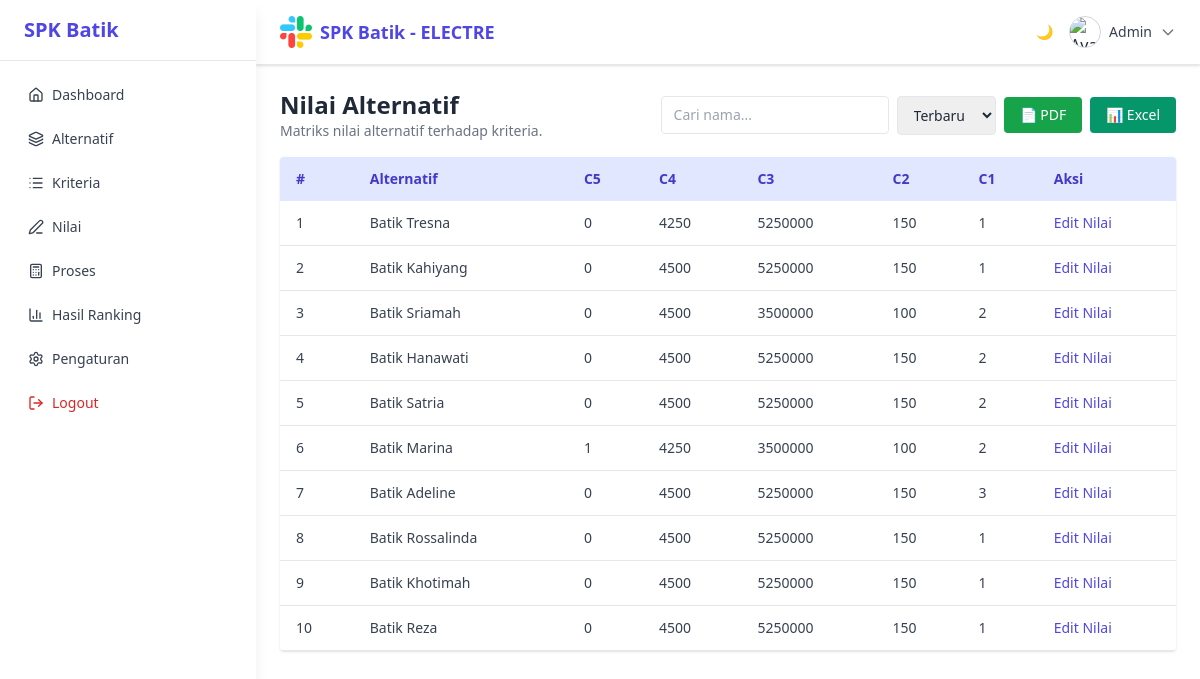
Screenshot of /app/views/nilai/index.php (signed in) with the database file from the repository.
### tables this page shows
CREATE TABLE `kriteria` (
  `id` int NOT NULL,
  `kode` varchar(10) NOT NULL,
  `nama` varchar(100) NOT NULL,
  `bobot` float NOT NULL,
  `tipe` enum('benefit','cost') NOT NULL,
  `created_at` timestamp NULL DEFAULT CURRENT_TIMESTAMP
);

CREATE TABLE `alternatif` (
  `id` int NOT NULL,
  `nama` varchar(100) NOT NULL,
  `kategori` varchar(100) DEFAULT NULL,
  `asal_daerah` varchar(100) DEFAULT NULL,
  `deskripsi` text,
  `created_at` timestamp NULL DEFAULT CURRENT_TIMESTAMP
);

### app/views/nilai/index.php (the view, shortened to what this page needs)
<?php
require_once '../../../config/db.php';
$pageTitle = "Nilai Alternatif";
$search = $_GET['search'] ?? '';
$sort = $_GET['sort'] ?? 'baru';
$order = $sort === 'lama' ? 'id ASC' : 'id DESC';
$page = isset($_GET['page']) ? max(1, intval($_GET['page'])) : 1;
$limit = 10;
$offset = ($page - 1) * $limit;
$where = "WHERE 1=1";
$altStmt = $conn->prepare("SELECT id, nama FROM alternatif $where ORDER BY $order LIMIT :limit OFFSET :offset");
$altStmt->bindValue(':limit', $limit, PDO::PARAM_INT);
$altStmt->bindValue(':offset', $offset, PDO::PARAM_INT);
$altStmt->execute();
$alternatifs = $altStmt->fetchAll(PDO::FETCH_ASSOC);
$kriteria = $conn->query("SELECT id, kode, nama FROM kriteria ORDER BY id ASC")->fetchAll(PDO::FETCH_ASSOC);
$nilaiQuery = $conn->query("SELECT id_alternatif, id_kriteria, nilai FROM nilai");
$nilaiData = [];
while ($row = $nilaiQuery->fetch(PDO::FETCH_ASSOC)) {
  $nilaiData[$row['id_alternatif']][$row['id_kriteria']] = $row['nilai'];
}
?>
<!DOCTYPE html>
<html lang="id">
<head>
  <script src="https://cdn.tailwindcss.com"></script>
</head>
<body class="bg-white dark:bg-gray-900 text-gray-800 dark:text-white min-h-screen flex">
<?php include '../layouts/sidebar.php'; ?>
<div class="ml-64 flex-1 flex flex-col">
  <?php include '../layouts/topbar.php'; ?>
  <main class="flex-1 px-6 py-6 fade-in">
    <div class="flex flex-col sm:flex-row sm:items-center sm:justify-between mb-4 gap-4">
      <div>
        <h1 class="text-2xl font-bold"><?= $pageTitle ?></h1>
        <p class="text-sm text-gray-500 dark:text-gray-400">Matriks nilai alternatif terhadap kriteria.</p>
      </div>
      <div class="flex items-center gap-2">
        <form method="GET" class="flex gap-2 items-center">
          <input type="text" name="search" placeholder="Cari nama..." value="<?= htmlspecialchars($search) ?>"
                 class="px-3 py-2 border rounded text-sm dark:bg-gray-800 dark:border-gray-700" />
          <select name="sort" onchange="this.form.submit()" class="px-3 py-2 border rounded text-sm dark:bg-gray-800 dark:border-gray-700">
            <option value="baru" <?= $sort === 'baru' ? 'selected' : '' ?>>Terbaru</option>
          </select>
        </form>
        <a href="export.php" target="_blank" class="bg-green-600 hover:bg-green-700 text-white px-4 py-2 rounded text-sm">📄 PDF</a>
        <a href="export_excel.php" target="_blank" class="bg-emerald-600 hover:bg-emerald-700 text-white px-4 py-2 rounded text-sm">📊 Excel</a>
      </div>
    </div>
    <div class="overflow-auto bg-white dark:bg-gray-800 rounded shadow">
      <table class="min-w-full text-sm text-left text-gray-700 dark:text-gray-200">
        <thead class="bg-indigo-100 dark:bg-indigo-900 text-indigo-700 dark:text-indigo-300">
          <tr>
            <th class="px-4 py-3">#</th>
            <th class="px-4 py-3">Alternatif</th>
            <?php foreach ($kriteria as $k): ?>
              <th class="px-4 py-3"><?= htmlspecialchars($k['kode']) ?></th>
            <?php endforeach ?>
            <th class="px-4 py-3">Aksi</th>
          </tr>
        </thead>
        <tbody>
          <?php foreach ($alternatifs as $i => $alt): ?>
            <tr class="border-b border-gray-200 dark:border-gray-700 hover:bg-gray-100 dark:hover:bg-gray-800">
              <td class="px-4 py-3"><?= ($i + 1) + $offset ?></td>
              <td class="px-4 py-3"><?= htmlspecialchars($alt['nama']) ?></td>
              <?php foreach ($kriteria as $k): ?>
                <td class="px-4 py-3">
                  <?= isset($nilaiData[$alt['id']][$k['id']])
                        ? htmlspecialchars($nilaiData[$alt['id']][$k['id']])
                        : '<span class="text-gray-400">–</span>' ?>
                </td>
              <?php endforeach ?>
              <td class="px-4 py-3">
                <a href="form.php?id=<?= $alt['id'] ?>" class="text-indigo-600 hover:underline text-sm">Edit Nilai</a>
              </td>
            </tr>
          <?php endforeach ?>
        </tbody>
      </table>
    </div>
  </main>
</div>
</body>
</html>

### app/views/layouts/sidebar.php (shortened to what this page needs)
<div class="fixed top-0 left-0 w-64 h-screen bg-white dark:bg-gray-900 text-gray-700 dark:text-gray-200 shadow-lg z-40">
  <div class="px-6 py-4 text-indigo-600 dark:text-white text-xl font-bold border-b dark:border-gray-700">
    SPK Batik
  </div>
  <nav class="mt-4 px-4 text-sm space-y-2">
    <?php
    $menuItems = [
      "Dashboard" => ["home", "dashboard/index.php"],
      "Alternatif" => ["layers", "alternatif/index.php"],
      "Kriteria" => ["list", "kriteria/index.php"],
      "Nilai" => ["edit-3", "nilai/index.php"],
      "Proses" => ["calculator", "proses/index.php"],
      "Hasil Ranking" => ["bar-chart-3", "hasil/index.php"],
      "Pengaturan" => ["settings", "pengaturan/index.php"],
    ];
    foreach ($menuItems as $title => [$icon, $href]) {
      $isActive = $pageTitle === $title;
      $classes = $isActive
        ? "bg-indigo-100 font-semibold text-indigo-700 dark:bg-gray-800 dark:text-white"
        : "text-gray-700 dark:text-gray-300 hover:bg-indigo-50 dark:hover:bg-gray-800";
      echo "<a href='../$href' class='flex items-center py-2 px-3 rounded $classes'>
              <i data-lucide='$icon' class='w-4 h-4 mr-2'></i> $title
            </a>";
    }
    ?>
    <a href="../../../controllers/AuthController.php?action=logout"
       class="flex items-center py-2 px-3 rounded hover:bg-red-100 dark:hover:bg-red-900 text-red-600 mt-6">
      <i data-lucide="log-out" class="w-4 h-4 mr-2"></i> Logout
    </a>
  </nav>
</div>

### app/views/layouts/topbar.php (shortened to what this page needs)
<header class="bg-white dark:bg-gray-800 shadow px-6 py-4 flex justify-between items-center border-b border-gray-200 dark:border-gray-700">
  <div class="flex items-center space-x-2">
    <img src="../../../assets/images/logo-batik.png" alt="Logo" class="w-8 h-8" />
    <h1 class="text-lg font-semibold text-indigo-600 dark:text-white">SPK Batik - ELECTRE</h1>
  </div>
  <div class="flex items-center gap-4">
    <button id="toggleTheme"
            class="text-sm text-indigo-600 dark:text-yellow-300 hover:underline focus:outline-none"
            title="Ganti Tema">
      <span id="themeIcon">🌙</span>
    </button>
    <div class="relative">
      <button onclick="toggleDropdown()" class="flex items-center space-x-2 focus:outline-none">
        <img src="../../../assets/images/profile.png" alt="Avatar" class="w-8 h-8 rounded-full border border-gray-300 dark:border-gray-600" />
        <span class="text-sm text-gray-700 dark:text-white font-medium">
          <?= htmlspecialchars($_SESSION['user']['username'] ?? 'Admin') ?>
        </span>
        <svg class="w-4 h-4 text-gray-500 dark:text-gray-300" fill="none" stroke="currentColor" viewBox="0 0 24 24">
          <path stroke-linecap="round" stroke-linejoin="round" stroke-width="2" d="M19 9l-7 7-7-7" />
        </svg>
      </button>
    </div>
  </div>
</header>

### app/views/nilai/index.php (style rules this page uses)
.fade-in { animation: fadeIn 0.5s ease-out forwards; opacity: 0; transform: translateY(10px); }

### rows the page displays
kriteria: kode "C5"
kriteria: kode "C4"
kriteria: kode "C3"
kriteria: kode "C2"
kriteria: kode "C1"
alternatif: offset "1", nama "Batik Tresna", id "0", id "4250", id "5250000", id "150", id "1"
alternatif: offset "2", nama "Batik Kahiyang", id "0", id "4500", id "5250000", id "150", id "1"
alternatif: offset "3", nama "Batik Sriamah", id "0", id "4500", id "3500000", id "100", id "2"
alternatif: offset "4", nama "Batik Hanawati", id "0", id "4500", id "5250000", id "150", id "2"
alternatif: offset "5", nama "Batik Satria", id "0", id "4500", id "5250000", id "150", id "2"
alternatif: offset "6", nama "Batik Marina", id "1", id "4250", id "3500000", id "100", id "2"
alternatif: offset "7", nama "Batik Adeline", id "0", id "4500", id "5250000", id "150", id "3"
alternatif: offset "8", nama "Batik Rossalinda", id "0", id "4500", id "5250000", id "150", id "1"
alternatif: offset "9", nama "Batik Khotimah", id "0", id "4500", id "5250000", id "150", id "1"
alternatif: offset "10", nama "Batik Reza", id "0", id "4500", id "5250000", id "150", id "1"

### other values shown
$title "Dashboard"
$title "Alternatif"
$title "Kriteria"
$title "Nilai"
$title "Proses"
$title "Hasil Ranking"
$title "Pengaturan"
$_SESSION['user']['username'] "Admin"
$pageTitle "Nilai Alternatif"
